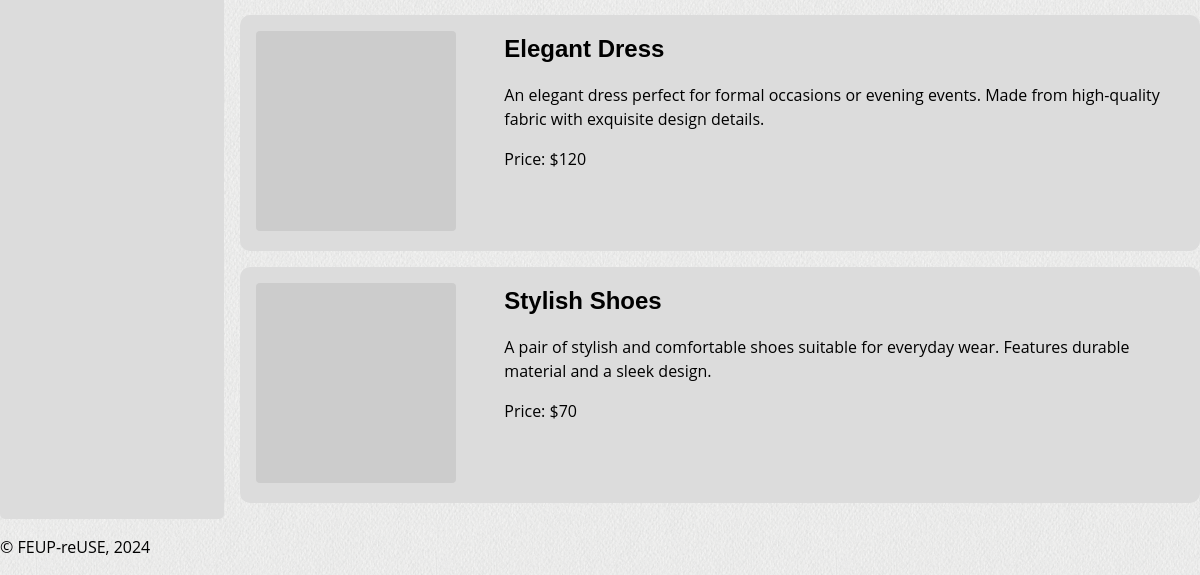
Before: /pages (lower part) with the older database file.
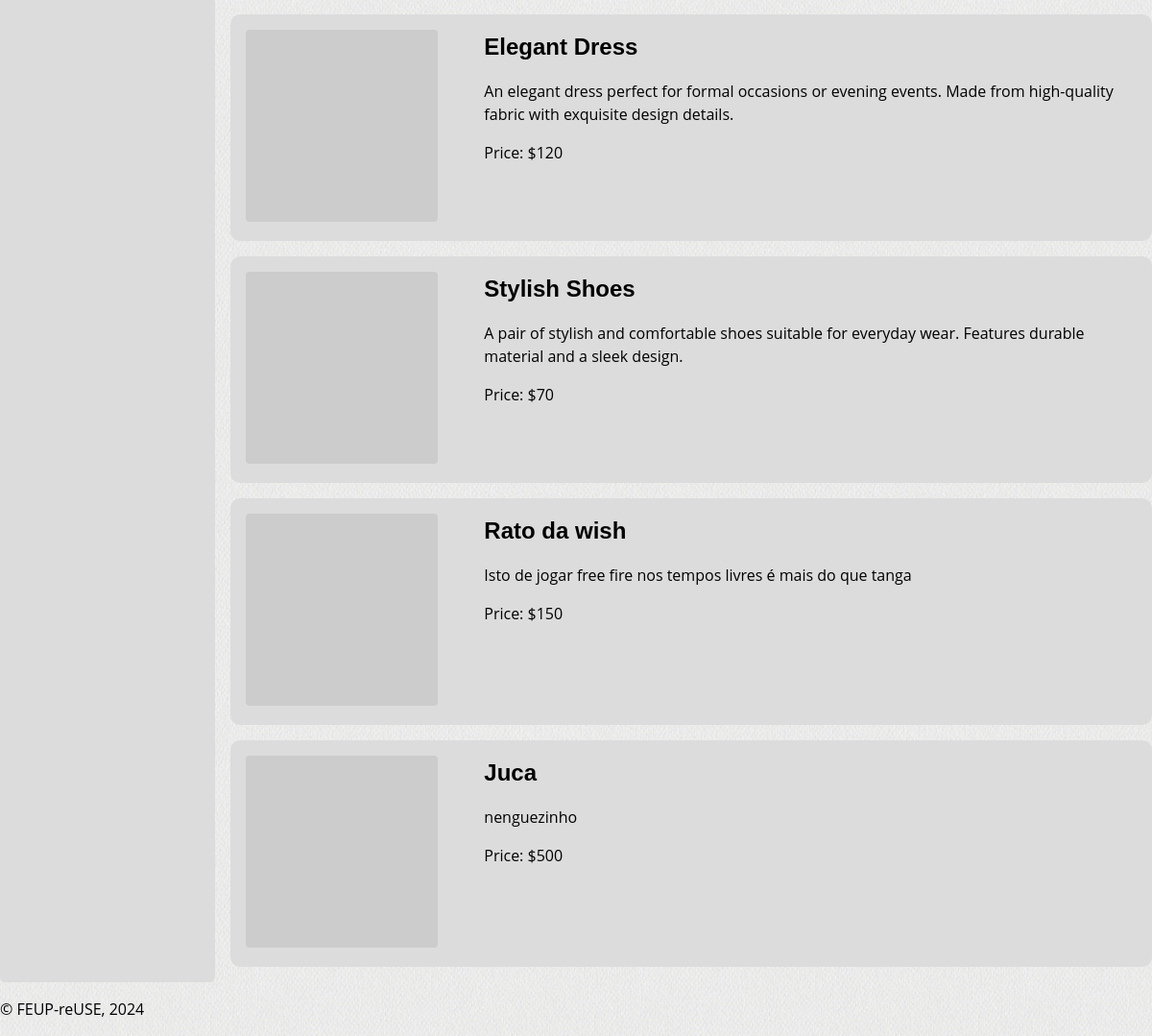
After: the same page with the newer database file.
### tables this page shows
CREATE TABLE Items (
    idItem INTEGER PRIMARY KEY,
    idSeller INTEGER NOT NULL,
    name TEXT NOT NULL,
    introduction TEXT,
    description TEXT,
    idCategory TEXT,
    brand TEXT,
    model TEXT,
    idSize TEXT,
    idCondition TEXT,
    price REAL NOT NULL,
    active BOOLEAN NOT NULL DEFAULT TRUE,
    --falta imagem
    FOREIGN KEY (idSeller) REFERENCES Users(idUser),
    FOREIGN KEY (idCategory) REFERENCES Categories(idCategory),
    FOREIGN KEY (idSize) REFERENCES Sizes(idSize),
    FOREIGN KEY (idCondition) REFERENCES Conditions(idCondition)
);

### pages/index.php (called while the page is built, shortened)
<?php
    $session = new Session();
    require_once(__DIR__ . '/../database/category.class.php');
    require_once(__DIR__ . '/../database/item.class.php');
    require_once(__DIR__ . '/../templates/common.tpl.php');
    require_once(__DIR__ . '/../templates/item.tpl.php');
    $db = getDatabaseConnection();
    $items = Item::getItems($db, 10);
    drawHeader($session);
    drawSearchAndFilter();
    drawItems($items);
    drawFooter();
?>

### database/item.class.php (called while the page is built, shortened)
<?php
class Item {
    public function __construct(int $idItem, int $idSeller, string $name, ?string $introduction, ?string $description, int $idCategory, ?string $brand, ?string $model, int $idSize, int $idCondition, float $price, bool $active) {
        $this->idItem = $idItem;
        $this->name = $name;
        $this->description = $description;
        $this->price = $price;
    }
    static function getItems(PDO $db, int $count) : array {
        $stmt = $db->prepare('SELECT * FROM Items LIMIT ?');
        $stmt->execute(array($count));
        $items = array();
        while ($item = $stmt->fetch()) {
          $items[] = new Item(
            $item['idItem'],
            $item['idSeller'],
            $item['name'],
            $item['introduction'],
            $item['description'],
            (int) $item['idCategory'],
            $item['brand'],
            $item['model'],
            (int) $item['idSize'],
            (int) $item['idCondition'],
            $item['price'],
            (bool) $item['active']
          );
        }
        return $items;
    }
}
?>

### templates/item.tpl.php (the view, shortened to what this page needs)
<?php
  require_once(__DIR__ . '/../database/item.class.php')
?>
<?php function drawItems(array $items) { ?>
    <section id="items">
        <?php foreach ($items as $item) { ?>
            <article>
                <a href="../pages/item.php?idItem=<?=$item->idItem?>">
                    <img src="https://picsum.photos/200?theme=<?=$item->name?>" alt="<?=$item->name?>">
                </a>
                <div class="item-details">
                    <h2>
                        <a href="../pages/item.php?idItem=<?=$item->idItem?>"><?=$item->name?></a>
                    </h2>
                    <p><?=$item->description?></p>
                    <p>Price: $<?=$item->price?></p>
                </div>
            </article>
        <?php } ?>
    </section>
<?php } ?>

### templates/common.tpl.php (shortened to what this page needs)
<?php function drawHeader($session) { ?>
  <!DOCTYPE html>
  <html lang="en">
    <head>
      <link rel="stylesheet" href="../css/style.css">
      <link rel="stylesheet" href="../css/layout.css">
      <link rel="stylesheet" href="../css/responsive.css">
    </head>
    <body>
<?php } ?>
<?php function drawSearchAndFilter() {   ?>
  <aside>
  </aside>
<?php } ?>
<?php function drawFooter() { ?>
    <footer>
        <p>&copy; FEUP-reUSE, 2024</p>
    </footer>
  </body>
</html>
<?php } ?>

### css/style.css (style rules this page uses)
:root { --lightgrey: #dcdcdc; --lightergrey: #eaeaea; --grey: #606060; --blue: #007bff; --darkblue: #0056b3; --black: #000000; --white: #ffffff; --red: #d11b2e; --green: #26bf4a; }
a { text-decoration: none; color: var(--black); transition: 0.3s ease; }
body > aside { background-color: var(--lightgrey); border-radius: 5px; padding: 1em; margin-top: 1em; margin-right: 1em; }
#items > article { background-color: var(--lightgrey); margin-bottom: 1em; border-radius: 10px; transition: 0.3s ease; }
#items > article img { margin-right: 1em; padding: 1em; border-radius: 20px; }
#items .item-details { padding: 0 1em; }
body { font-family: "Poppins", sans-serif; }
p { font-family: "Open Sans", sans-serif; line-height: 1.5em; }

### css/layout.css (style rules this page uses)
body { margin: 0 auto; background-image: url("../docs/images/website_background.png"); width: 80em; display: grid; grid-template-columns: 1fr 4fr; grid-template-rows: auto; grid-template-areas: "header header" "menu menu" "signup signup" "details details" "aside items" "footer footer"; }
aside { grid-area: aside }
#items { grid-area: items; }
body > footer { grid-area: footer; }
#items { display: flex; flex-wrap: wrap; justify-content: space-between; }
#items > article { width: 49%; display: flex; flex-direction: row; }

### css/responsive.css (style rules this page uses)
@media (max-width: 80em) { body { width: 100%; } }
@media (max-width: 80em) { #items > article { width: 100%; } }

Changed rows visible on the page:
added items: name "Rato da wish", description "Isto de jogar free fire nos tempos livres é mais do que tanga", price "150"
added items: name "Juca", description "nenguezinho", price "500"
